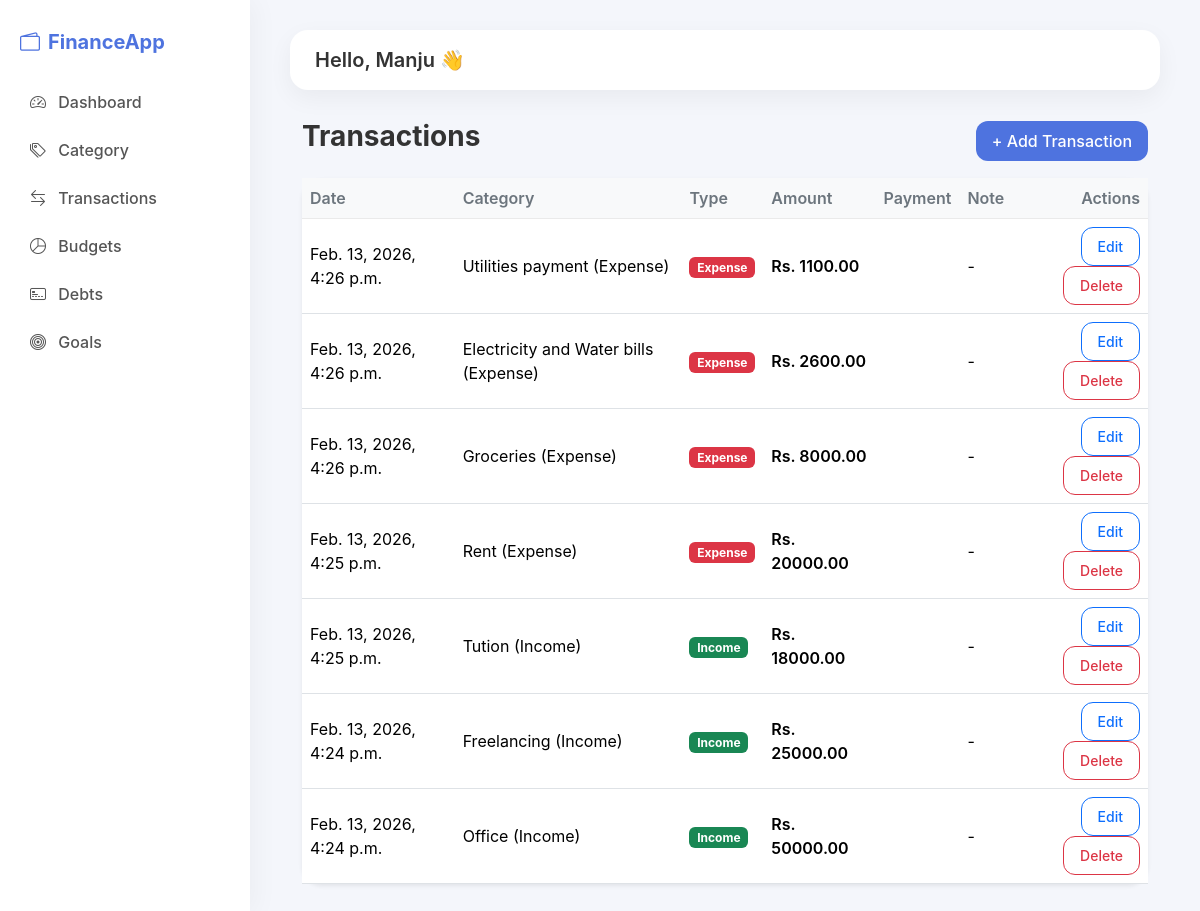
Page /transactions/ (signed in) on the committed database.
### fintrack_app/models.py (models this page shows, shortened)
class TimeStampModel(models.Model):
    created_at = models.DateTimeField(auto_now_add=True)
    updated_at = models.DateTimeField(auto_now=True)
    class Meta:
        abstract = True

class Transaction(TimeStampModel):
    TRANSACTION_TYPE = (
        ("income", "Income"),
        ("expense", "Expense"),
    )
    user = models.ForeignKey(User, on_delete=models.CASCADE)
    category = models.ForeignKey(Category, on_delete=models.SET_NULL, null=True)
    transaction_type = models.CharField(max_length=10, choices=TRANSACTION_TYPE)
    amount = models.DecimalField(max_digits=12, decimal_places=2, validators=[MinValueValidator(0.01)])
    date = models.DateTimeField(auto_now_add=True)
    note = models.TextField(blank=True)
    class Meta:
        ordering = ["-date"]

class Category(TimeStampModel):
    CATEGORY_TYPE = (
        ("income", "Income"),
        ("expense", "Expense"),
    )
    user = models.ForeignKey(User, on_delete=models.CASCADE)
    name = models.CharField(max_length=50)
    category_type = models.CharField(max_length=10, choices=CATEGORY_TYPE)
    def __str__(self):
        return f"{self.name} ({self.get_category_type_display()})"

### fintrack_app/views.py (the view)
# urls.py: path('transactions/', views.TransactionListView.as_view(), name='transaction-list'),
class TransactionListView(UserBaseView, ListView):
    model = Transaction
    template_name = 'fintrack_app/transaction/transaction_list.html'
    context_object_name = 'transactions'

### fintrack_app/views.py (called while the page is built)
    def get_queryset(self):
        return self.model.objects.filter(user=self.request.user)

### templates/fintrack_app/transaction/transaction_list.html
{% extends "fintrack_app/base.html" %}
{% block content %}
<div class="container mt-4">
    <div class="d-flex justify-content-between align-items-center mb-3">
        <h3 class="fw-bold">Transactions</h3>
        <a href="{% url 'transaction-add' %}" class="btn btn-primary">
            + Add Transaction
        </a>
    </div>
    <div class="card shadow-sm">
        <div class="card-body p-0">
            {% if transactions %}
            <table class="table table-hover mb-0">
                <thead class="table-light">
                    <tr>
                        <th>Date</th>
                        <th>Category</th>
                        <th>Type</th>
                        <th>Amount</th>
                        <th>Payment</th>
                        <th>Note</th>
                        <th class="text-end">Actions</th>
                    </tr>
                </thead>
                <tbody>
                    {% for transaction in transactions %}
                    <tr>
                        <td>{{ transaction.date }}</td>
                        <td>{{ transaction.category }}</td>
                        <td>
                            {% if transaction.transaction_type == "income" %}
                                <span class="badge bg-success">Income</span>
                            {% else %}
                                <span class="badge bg-danger">Expense</span>
                            {% endif %}
                        </td>
                        <td class="fw-semibold">
                            Rs. {{ transaction.amount }}
                        </td>
                        <td>{{ transaction.payment_source|title }}</td>
                        <td>{{ transaction.note|default:"-" }}</td>
                        <td class="text-end">
                            <a href="{% url 'transaction-edit' transaction.pk %}"
                               class="btn btn-sm btn-outline-primary">
                                Edit
                            </a>
                            <a href="{% url 'transaction-delete' transaction.pk %}"
                               class="btn btn-sm btn-outline-danger">
                                Delete
                            </a>
                        </td>
                    </tr>
                    {% endfor %}
                </tbody>
            </table>
            {% else %}
                <div class="p-4 text-center text-muted">
                    No transactions yet.
                </div>
            {% endif %}
        </div>
    </div>
</div>
{% endblock %}

### templates/fintrack_app/base.html (shortened to what this page needs)
{% load static %}
<!DOCTYPE html>
<html lang="en">
<head>
    <link href="https://cdn.jsdelivr.net/npm/bootstrap-icons@1.11.3/font/bootstrap-icons.css" rel="stylesheet">
    <link href="{% static 'css/bootstrap.min.css' %}" rel="stylesheet">
    <link href="{% static 'css/style.css' %}" rel="stylesheet">
</head>
<body>
<div class="app-layout">
    <aside class="sidebar">
    <h4 class="logo">
        <i class="bi bi-wallet2 me-2"></i>FinanceApp
    </h4>
    <ul class="nav flex-column mt-4">
        <li>
            <a href="{% url 'dashboard' %}" class="nav-link">
                <i class="bi bi-speedometer2 me-2"></i> Dashboard
            </a>
        </li>
        <li>
            <a href="{% url 'category-list' %}" class="nav-link">
                <i class="bi bi-tags me-2"></i> Category
            </a>
        </li>
        <li>
            <a href="{% url 'transaction-list'%}" class="nav-link">
                <i class="bi bi-arrow-left-right me-2"></i> Transactions
            </a>
        </li>
        <li>
            <a href="#" class="nav-link">
                <i class="bi bi-pie-chart me-2"></i> Budgets
            </a>
        </li>
        <li>
            <a href="#" class="nav-link">
                <i class="bi bi-credit-card-2-front me-2"></i> Debts
            </a>
        </li>
        <li>
            <a href="#" class="nav-link">
                <i class="bi bi-bullseye me-2"></i> Goals
            </a>
        </li>
    </ul>
</aside>
    <main class="main-content">
        <div class="topbar">
            <div>
                <h5 class="mb-0">Hello, {{ request.user.username }} 👋</h5>
            </div>
        </div>
        <div class="content-wrapper">
            {% block content %}{% endblock %}
        </div>
    </main>
</div>
</body>
</html>

### static/css/style.css (style rules this page uses)
body { margin: 0; padding: 0; background: #f4f6fb; font-family: 'Inter', sans-serif; color: #333; }
a { text-decoration: none; }
h5 { font-weight: 600; }
.app-layout { display: flex; min-height: 100vh; }
.sidebar { width: 250px; background: #ffffff; padding: 30px 20px; box-shadow: 5px 0 25px rgba(0,0,0,0.04); position: fixed; height: 100%; }
.logo { font-weight: 700; font-size: 20px; color: #4e73df; }
.sidebar .nav-link { color: #555; padding: 12px 10px; border-radius: 12px; font-weight: 500; transition: background 0.2s ease, color 0.2s ease; }
.main-content { margin-left: 250px; flex: 1; padding: 30px 40px; }
.topbar { background: white; padding: 18px 25px; border-radius: 18px; box-shadow: 0 8px 25px rgba(0,0,0,0.05); margin-bottom: 30px; }
.card { border: none !important; border-radius: 20px !important; box-shadow: 0 8px 30px rgba(0,0,0,0.05); transition: box-shadow 0.2s ease; }
.table { margin-bottom: 0; }
.table thead th { font-weight: 600; color: #6c757d; border-bottom: 1px solid #eaeaea; }
.table td { vertical-align: middle; }
.btn { border-radius: 12px; font-weight: 500; padding: 8px 16px; transition: background 0.2s ease, box-shadow 0.2s ease; }
.btn-primary { background: #4e73df; border: none; }

### rows in the picture
Transaction: transaction_type "Expense"
Transaction: transaction_type "Expense"
Transaction: transaction_type "Expense"
Transaction: transaction_type "Expense"
Transaction: transaction_type "Income"
Transaction: transaction_type "Income"
Transaction: transaction_type "Income"

### other values in the picture
{{ request.user.username }} "Manju"
